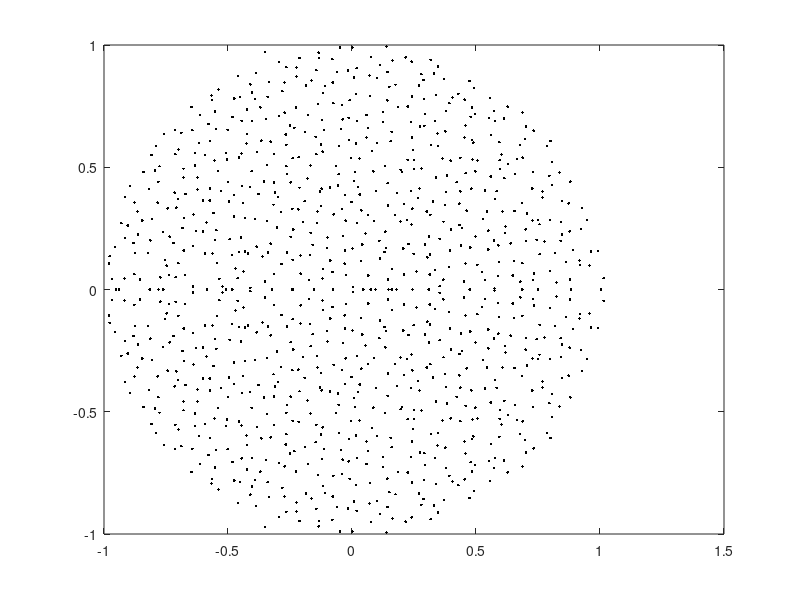

MATLAB code to generate this figure: (Note: this script raises an error after producing the figure.)
%% Eigenvalues of random operators
% Yuji Nakatsukasa, April 2017

%%
% (Chebfun example ode-eig/Randfuneig.m)

%% 1. Eigenvalues of random matrices
% As is well known [2,3], eigenvalues of large random matrices 
% are distributed uniformly in a disk.
% This is called the circular law and it holds very generally (see [4]); 
% the matrix elements are allowed to come from a variety of random
% variables, as long as they are independent (a property called universality). Here we verify
% the circular law with a standard Gaussian random matrix. 
% Throughout this example, we scale the entries 
% in the standard fashion so that the asymptotic spectral radius converges to 1. 

n = 1000;
A = randn(n)/sqrt(n);
plot(eig(A),'k.'),hold on
plot(chebfun(@(x)exp(1i*x),[0 2*pi]))
axis equal off

%% 2. Eigenvalues of random low-rank matrices
% Low-rank matrices are everywhere these days. A natural question arises:
% what are the eigenvalues of random low-rank matrices? 
% Specifically, consider matrices given by $AB^T$ where $A,B$ are
% tall skinny $m\times n$ random matrices. Of course there are $m-n$ eigenvalues at 0.
% Where are the other eigenvalues? An important fact here 
% (which becomes crucial below)
% is that the nonzero eigenvalues are the same as those of
% $B^TA$, which is $n\times n$, hence smaller. 

n = 1000;
m = n*10;   % aspect ratio 10
A = randn(m,n)/power(m*n,1/4); % scaled random rectangular matrix
B = randn(m,n)/power(m*n,1/4);

hold off
plot(eig(B'*A),'k.'), hold on
plot(chebfun(@(x)exp(1i*x),[0 2*pi]))
axis equal off

%%
% The eigenvalues again appear to be distributed uniformly on the unit disk! 
% A difficulty in explaining this is that here the elements aren't exactly independent. 
% Most results in the literature on random matrices concern i.i.d.
% elements. Nonetheless, recent studies [1,5] explain the phenomenon:
% the eigenvalues of $AB^T$ are indeed distributed in the unit disk, as
% $m,n\rightarrow \infty$,
% but generally not uniformly. 
% More precisely, denoting by $k=m/n$ the aspect ratio, 
% the eigenvalue density at radius $r(0<r<1)$ converges as $n\rightarrow \infty$
% almost surely to $g(r,k) = k/\sqrt{(1-k)^2+4kr^2}$. Note that as $k\rightarrow \infty$, 
% $g(r,k)$ converges to the
% constant $1$, independent of $r$. 
% This indicates that as we take the limit where the 
% aspect ratio tends to infinity (while $m,n\rightarrow \infty$), the
% eigenvalue distribution converges to the uniform distribution over the unit disk. 

%%
% Here is a qualitative explanation: As $m/n\rightarrow \infty$, the columns of 
% the matrices $A,B$ become close to orthonormal, so there is an
% orthogonal $m\times m$ matrix $Q$ such that
% $QA\approx \big[I_n, 0\big]^T$ ($Q$ would also be random),
% and then the eigenvalues $AB^T$, which are the same as those of $(QB)^T(QA)$,
% are approximately those of the top $n\times n$ block of $QB$, which has 
% elements that are i.i.d. 

%% 3. Eigenvalues of a product of two random matrices
% The function $g(r,k)$ above suggests that for a product of two random square matrices, 
% the eigenvalues should be markedly clustered near the origin. Let's
% illustrate this:

n = 1000;
m = n; % we just changed this from n*10 in the low-rank case
A = randn(m,n)/power(m*n,1/4); 
B = randn(m,n)/power(m*n,1/4);

hold off
plot(eig(B'*A),'k.'), hold on
plot(chebfun(@(x)exp(1i*x),[0 2*pi]))
axis equal off

%%
% One can play with the aspect ratio and see that the larger $m/n$ is, the
% more uniform the eigenvalue distribution becomes. 


%% 4. Eigenvalues of a Fredholm operator defined by a random, finite-rank bivariate function
% Now we explore the continuous analogue. 
% We construct a random bivariate function, generated by a new Chebfun
% command randnfun2: this generates a random bivariate function 
% obtained by forming a function of random Fourier coefficients (with support in a disk), 
% then restricting the domain to a smaller square. 
% Let's generate such a function and look at the associated eigenvalues: here,
% we examine the eigenvalues of the Fredholm integral operator whose kernel
% is the bivariate function (this is a compact operator).
% Here, the eig(chebfun2) code computes the nonzero eigenvalues, using again (only more crucially)
% the identity $eig(AB) = eig(BA)$, as there are infinitely many eigenvalues at 0). 

dt = 0.01;                     % max wavenumber 2pi/dt
dom = [-1 1 -1 1];
f = randnfun2(dom,dt,'norm');  % normalized randum function 
ei = eig(f);
disp(['Number of nonzero eigenvalues: ',num2str(length(ei))])

hold off, plot(ei,'k.'), hold on
plot(chebfun(@(x)exp(1i*x),[0 2*pi]))
axis equal off

%%
% Again we see eigenvalues in a disk; are they uniformly distributed? 
% By analogy with the finite-dimensional case, perhaps we expect the eigenvalues to be uniform, as we can regard $f(x,y)$ as $A(y)B(x)^T$ where $A,B$ are quasimatrices, i.e.,
% matrices of size $\infty \times n$, that is, the aspect ratio is
% $m/n=\infty$. 
% However, we think the distribution here is not quite uniform. 
% 
%%
% Experiments suggest that the uniformness depends on the support of the
% Fourier coefficients used for randnfun2. If we change it to bounded maximum
% degree, we obtain a more convincingly uniform distribution, aside from some clustering along the real axis: 
% (below we extract the essence of randnfun and change the support of the coefficients from a disk (2-norm bound) 
% to a square (max-norm bound); a 1-norm bound results in more clustered
% eigenvalues). It is an open problem to explain this observation! 

n = round(2/dt);
c = randn(2*n+1) + 1i*randn(2*n+1);     % random coefficients on a square
[x,y] = meshgrid(-n:n,-n:n);
if ( n>0 )
 %c = c.*((x/n).^2 + (y/n).^2 <= 1);    % 2-norm bound; default in randnfun 
 c = c.*(max(abs(x/n),abs(y/n)) <= 1);  % max-norm bound 
 %c = c.*( (abs(x/n)+abs(y/n)) <= 1);   % 1-norm bound: very clustered eigvals
end
c = c/sqrt(nnz(c));                     % ensure var = 1 at each point
n = round(1.2*(dom(4)-dom(3))/dt+2);
dom2 = [ dom(1) dom(1)+n*dt dom(3) ...  % bigger domain
    dom(3)+n*dt ]; 
f = chebfun2(c, dom2, 'coeffs', 'trig');% periodic chebfun2
f = real(f);
f = f{-1,1,-1,1}/sqrt(dt);              % restrict and normalize

ei = eig(f);
disp(['Number of nonzero eigenvalues: ',num2str(length(ei))])
hold off, plot(ei,'k.'), hold on
plot(chebfun(@(x)exp(1i*x),[0 2*pi]))
axis equal off

%% 5. References
% 
% 1. Burda, Z. and Jarosz, A. and Livan, G. and Nowak, M. A. and Swiech, A.,
% Eigenvalues and singular values of products of rectangular Gaussian
% random matrices,
% _Physical Review E._, 82(6),061-114,2010.
% 
% 2. J. Ginibre, Statistical ensembles of complex, quaternion, and real 
% matrices,
% _J. Math. Phys._,6, 440, 1965.
% 
% 3. M. L. Mehta,
% _Random Matrices_, Academic Press, 2004. 
%
% 4. T. Tao, V. Vu, Random matrices: Universality of ESDs and the circular law, 
% _The Annals of Probability_, 38(5), 2023--2065, 2010,
% 
% 5. X. Zeng, Limiting empirical distribution for eigenvalues of products of random rectangular matrices, 
% _Statistics & Probability Letters_, 126, 33--40, 2017.  
% 
